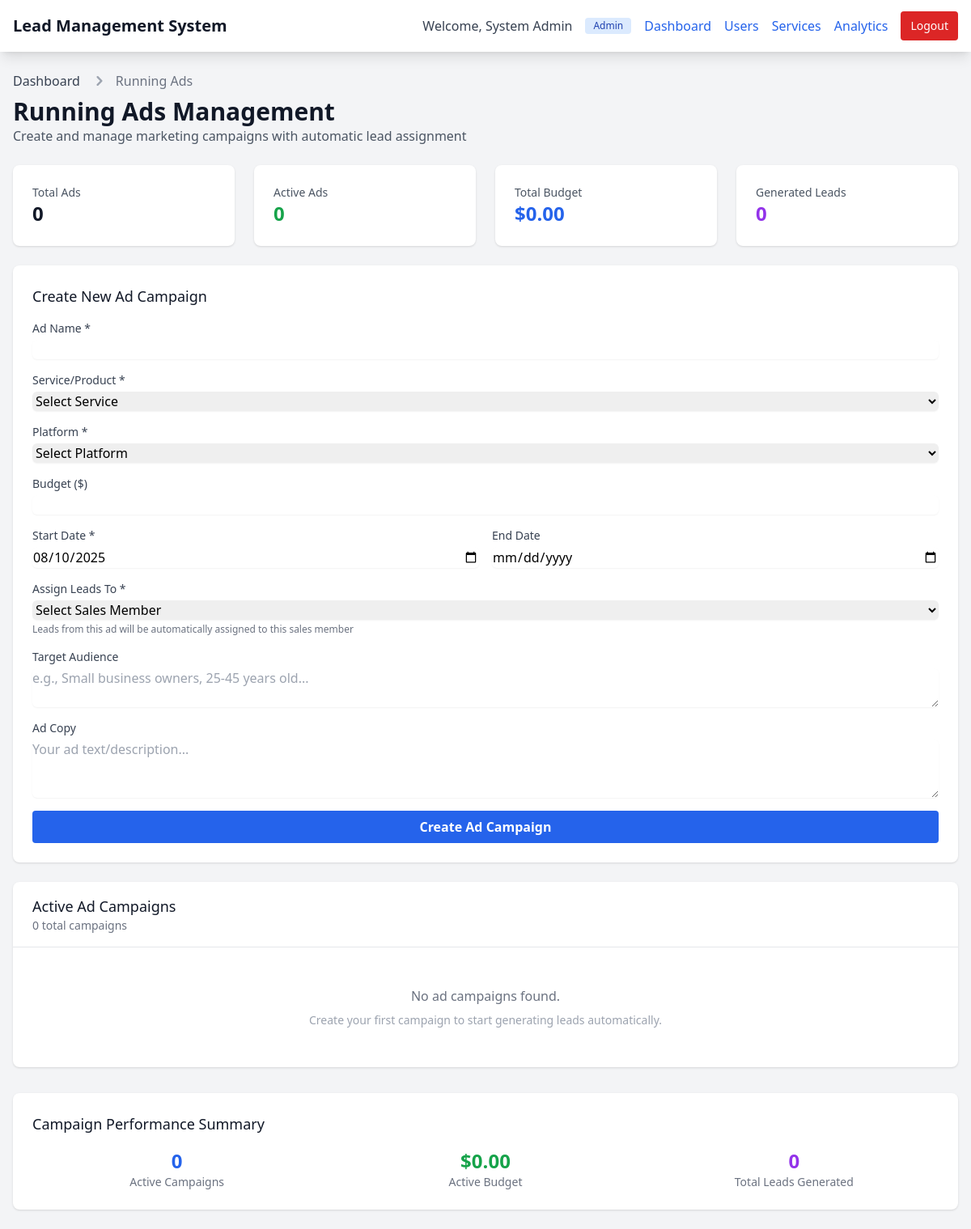
The page /running_ads.php (signed in) on the database as committed earlier.
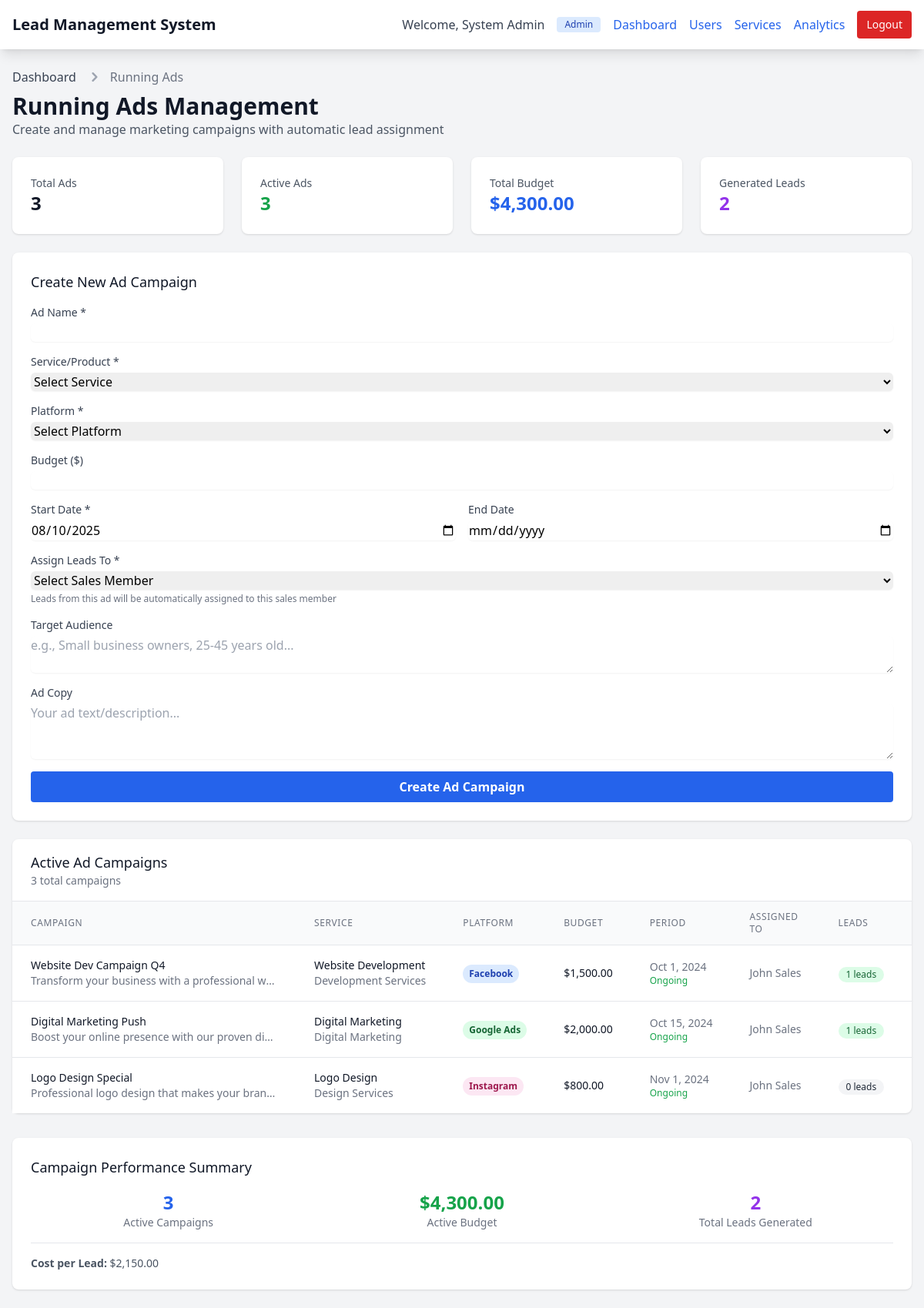
The same page on the database as committed later.
### tables this page shows
CREATE TABLE IF NOT EXISTS users (
    id INT PRIMARY KEY AUTO_INCREMENT,
    username VARCHAR(50) UNIQUE NOT NULL,
    password VARCHAR(255) NOT NULL,
    full_name VARCHAR(100),
    role ENUM('admin', 'sales', 'marketing') NOT NULL,
    is_active TINYINT(1) DEFAULT 1,
    created_at TIMESTAMP DEFAULT CURRENT_TIMESTAMP
);

CREATE TABLE IF NOT EXISTS running_ads (
    id INT PRIMARY KEY AUTO_INCREMENT,
    ad_name VARCHAR(255) NOT NULL,
    service_id INT,
    platform VARCHAR(100),
    budget DECIMAL(10,2) DEFAULT 0,
    start_date DATE,
    end_date DATE,
    target_audience TEXT,
    ad_copy TEXT,
    assigned_sales_member INT,
    is_active TINYINT(1) DEFAULT 1,
    created_by INT,
    created_at TIMESTAMP DEFAULT CURRENT_TIMESTAMP,
    updated_at TIMESTAMP DEFAULT CURRENT_TIMESTAMP ON UPDATE CURRENT_TIMESTAMP,
    FOREIGN KEY (service_id) REFERENCES services(id) ON DELETE SET NULL,
    FOREIGN KEY (assigned_sales_member) REFERENCES users(id) ON DELETE SET NULL,
    FOREIGN KEY (created_by) REFERENCES users(id) ON DELETE SET NULL
);

CREATE TABLE IF NOT EXISTS services (
    id INT PRIMARY KEY AUTO_INCREMENT,
    service_name VARCHAR(255) NOT NULL,
    service_category VARCHAR(100),
    description TEXT,
    is_active TINYINT(1) DEFAULT 1,
    created_by INT,
    created_at TIMESTAMP DEFAULT CURRENT_TIMESTAMP,
    FOREIGN KEY (created_by) REFERENCES users(id) ON DELETE SET NULL
);

### includes/auth.php (called while the page is built, shortened)
<?php
require_once 'connect.php';
function is_logged_in() {
    return isset($_SESSION['user_id']) && !empty($_SESSION['user_id']);
}
function get_logged_in_user() {
    $query = "SELECT id, username, full_name, role FROM users WHERE id = ?";
    return get_row($query, [$_SESSION['user_id']], 'i');
}
?>

### includes/connect.php (called while the page is built, shortened)
<?php
$conn = null;
try {
    $conn = new mysqli(DB_HOST, DB_USER, DB_PASS, DB_NAME);
} catch (Exception $e) {
    error_log("Database connection exception: " . $e->getMessage());
    die("Database configuration error. Please contact administrator.");
}
function execute_query($query, $params = [], $types = '') {
    global $conn;
    try {
        if (empty($params)) {
            $result = $conn->query($query);
            return $result;
        }
        $stmt = $conn->prepare($query);
        if (!empty($params)) {
            if (!$stmt->bind_param($types, ...$params)) {
                error_log("Bind param failed: " . $stmt->error);
                $stmt->close();
                throw new Exception("Parameter binding failed");
            }
        }
        if (!$stmt->execute()) {
            error_log("Execute failed: " . $stmt->error . " | Query: " . $query);
            $stmt->close();
            throw new Exception("Query execution failed");
        }
        $result = $stmt->get_result();
        return $result;
    } catch (Exception $e) {
        error_log("Database operation error: " . $e->getMessage());
        throw $e;
    }
}
function get_row($query, $params = [], $types = '') {
    try {
        $result = execute_query($query, $params, $types);
        $row = $result->fetch_assoc();
        return $row;
    } catch (Exception $e) {
        error_log("get_row error: " . $e->getMessage());
        return null;
    }
}
function get_all($query, $params = [], $types = '') {
    try {
        $result = execute_query($query, $params, $types);
        $rows = [];
        while ($row = $result->fetch_assoc()) {
            $rows[] = $row;
        }
        return $rows;
    } catch (Exception $e) {
        error_log("get_all error: " . $e->getMessage());
        return [];
    }
}
?>

### includes/functions.php (called while the page is built, shortened)
<?php
require_once 'connect.php';
function sanitize_output($string) {
    return htmlspecialchars($string, ENT_QUOTES, 'UTF-8');
}
function format_date($date) {
    return date('M j, Y', strtotime($date));
}
?>

### running_ads.php (the view, shortened to what the rows shown need)
<?php
require_once 'includes/auth.php';
require_once 'includes/functions.php';
$current_user = get_logged_in_user();
$ads = get_all("
    SELECT ra.*, s.service_name, s.service_category, u.full_name as assigned_sales_name, c.full_name as created_by_name,
           COUNT(l.id) as lead_count
    FROM running_ads ra
    LEFT JOIN services s ON ra.service_id = s.id
    LEFT JOIN users u ON ra.assigned_sales_member = u.id
    LEFT JOIN users c ON ra.created_by = c.id
    LEFT JOIN leads l ON ra.id = l.source_ad_id
    GROUP BY ra.id
    ORDER BY ra.created_at DESC
");
?>
<!DOCTYPE html>
<html lang="en">
<head>
    <script src="https://cdn.tailwindcss.com"></script>
</head>
<body class="bg-gray-100 min-h-screen">
    <nav class="bg-white shadow-lg">
        <div class="max-w-7xl mx-auto px-4">
            <div class="flex justify-between h-16">
                <div class="flex items-center space-x-4">
                    <span class="text-gray-700">Welcome, <?php echo sanitize_output($current_user['full_name']); ?></span>
                    <span class="bg-blue-100 text-blue-800 text-xs font-medium px-2.5 py-0.5 rounded">
                        <?php echo ucfirst($current_user['role']); ?>
                    </span>
                    <a href="index.php" class="text-blue-600 hover:text-blue-800">Dashboard</a>
                    <?php if ($current_user['role'] === 'admin'): ?>
                        <a href="users.php" class="text-blue-600 hover:text-blue-800">Users</a>
                        <a href="services.php" class="text-blue-600 hover:text-blue-800">Services</a>
                    <?php endif; ?>
                    <a href="analytics.php" class="text-blue-600 hover:text-blue-800">Analytics</a>
                    <a href="logout.php" class="bg-red-600 hover:bg-red-700 text-white px-3 py-2 rounded text-sm">
                        Logout
                    </a>
                </div>
            </div>
        </div>
    </nav>
    <div class="max-w-7xl mx-auto py-6 px-4">
        <div class="mb-6">
            <h1 class="text-3xl font-bold text-gray-900 mt-2">Running Ads Management</h1>
        </div>
        <div class="grid grid-cols-1 xl:grid-cols-3 gap-6">
            <div class="xl:col-span-2">
                <div class="bg-white shadow rounded-lg">
                    <?php if (empty($ads)): ?>
                        <div class="text-center py-12">
                            <p class="text-gray-500">No ad campaigns found.</p>
                            <p class="text-sm text-gray-400 mt-2">Create your first campaign to start generating leads automatically.</p>
                        </div>
                    <?php else: ?>
                        <div class="overflow-x-auto">
                            <table class="min-w-full divide-y divide-gray-200">
                                <thead class="bg-gray-50">
                                    <tr>
                                        <th class="px-6 py-3 text-left text-xs font-medium text-gray-500 uppercase tracking-wider">Campaign</th>
                                        <th class="px-6 py-3 text-left text-xs font-medium text-gray-500 uppercase tracking-wider">Service</th>
                                        <th class="px-6 py-3 text-left text-xs font-medium text-gray-500 uppercase tracking-wider">Platform</th>
                                        <th class="px-6 py-3 text-left text-xs font-medium text-gray-500 uppercase tracking-wider">Budget</th>
                                        <th class="px-6 py-3 text-left text-xs font-medium text-gray-500 uppercase tracking-wider">Period</th>
                                        <th class="px-6 py-3 text-left text-xs font-medium text-gray-500 uppercase tracking-wider">Assigned To</th>
                                        <th class="px-6 py-3 text-left text-xs font-medium text-gray-500 uppercase tracking-wider">Leads</th>
                                        <th class="px-6 py-3 text-left text-xs font-medium text-gray-500 uppercase tracking-wider">Status</th>
                                    </tr>
                                </thead>
                                <tbody class="bg-white divide-y divide-gray-200">
                                    <?php foreach ($ads as $ad): ?>
                                        <tr class="hover:bg-gray-50">
                                            <td class="px-6 py-4 whitespace-nowrap">
                                                <div>
                                                    <div class="text-sm font-medium text-gray-900">
                                                        <?php echo sanitize_output($ad['ad_name']); ?>
                                                    </div>
                                                    <?php if ($ad['ad_copy']): ?>
                                                        <div class="text-sm text-gray-500 truncate max-w-xs">
                                                            <?php echo sanitize_output(substr($ad['ad_copy'], 0, 50)) . (strlen($ad['ad_copy']) > 50 ? '...' : ''); ?>
                                                        </div>
                                                    <?php endif; ?>
                                                </div>
                                            </td>
                                            <td class="px-6 py-4 whitespace-nowrap">
                                                <div class="text-sm text-gray-900"><?php echo sanitize_output($ad['service_name']); ?></div>
                                                <div class="text-sm text-gray-500"><?php echo sanitize_output($ad['service_category']); ?></div>
                                            </td>
                                            <td class="px-6 py-4 whitespace-nowrap">
                                                <span class="inline-flex px-2 py-1 text-xs font-semibold rounded-full
                                                    <?php
                                                    switch(strtolower($ad['platform'])) {
                                                        case 'facebook': echo 'bg-blue-100 text-blue-800'; break;
                                                        case 'google ads': echo 'bg-green-100 text-green-800'; break;
                                                        case 'instagram': echo 'bg-pink-100 text-pink-800'; break;
                                                    }
                                                    ?>">
                                                    <?php echo sanitize_output($ad['platform']); ?>
                                                </span>
                                            </td>
                                            <td class="px-6 py-4 whitespace-nowrap text-sm text-gray-900">
                                                $<?php echo number_format($ad['budget'], 2); ?>
                                            </td>
                                            <td class="px-6 py-4 whitespace-nowrap text-sm text-gray-500">
                                                <div><?php echo format_date($ad['start_date']); ?></div>
                                                <?php if ($ad['end_date']): ?>
                                                    <div class="text-xs">to <?php echo format_date($ad['end_date']); ?></div>
                                                <?php else: ?>
                                                    <div class="text-xs text-green-600">Ongoing</div>
                                                <?php endif; ?>
                                            </td>
                                            <td class="px-6 py-4 whitespace-nowrap text-sm text-gray-500">
                                                <?php echo sanitize_output($ad['assigned_sales_name']); ?>
                                            </td>
                                            <td class="px-6 py-4 whitespace-nowrap text-center">
                                                <span class="inline-flex items-center px-2.5 py-0.5 rounded-full text-xs font-medium
                                                    <?php echo $ad['lead_count'] > 0 ? 'bg-green-100 text-green-800' : 'bg-gray-100 text-gray-800'; ?>">
                                                    <?php echo $ad['lead_count']; ?> leads
                                                </span>
                                            </td>
                                            <td class="px-6 py-4 whitespace-nowrap">
                                            </td>
                                        </tr>
                                    <?php endforeach; ?>
                                </tbody>
                            </table>
                        </div>
                    <?php endif; ?>
                </div>
            </div>
        </div>
    </div>
</body>
</html>

Rows that differ between the two databases and show on the page:
added running_ads: ad_name "Website Dev Campaign Q4", ad_copy "Transform your business with a professional w…", service.service_name "Website Development", service.service_category "Development Services", platform "Facebook", budget "1,500.00", start_date "Oct 1, 2024", shows "Ongoing", assigned_sales_member.full_name "John Sales", lead_count "1"
added running_ads: ad_name "Digital Marketing Push", ad_copy "Boost your online presence with our proven di…", service.service_name "Digital Marketing", service.service_category "Digital Marketing", platform "Google Ads", budget "2,000.00", start_date "Oct 15, 2024", shows "Ongoing", assigned_sales_member.full_name "John Sales", lead_count "1"
added running_ads: ad_name "Logo Design Special", ad_copy "Professional logo design that makes your bran…", service.service_name "Logo Design", service.service_category "Design Services", platform "Instagram", budget "800.00", start_date "Nov 1, 2024", shows "Ongoing", assigned_sales_member.full_name "John Sales", lead_count "0"
Other text that changed with them:
$total_ads: "0" → "3"
count($active_ads): "0" → "3"
$total_budget: "0.00" → "4,300.00"
$total_leads_from_ads: "0" → "2"
array_sum(array_column($active_ads, 'budget')): "0.00" → "4,300.00"
$total_budget / $total_leads_from_ads: (not shown) → "2,150.00"
text no longer shown: "No ad campaigns found. Create your first campaign to start generating leads automatically."
text now shown: "CAMPAIGN SERVICE PLATFORM BUDGET PERIOD ASSIGNED TO LEADS Cost per Lead: $"
